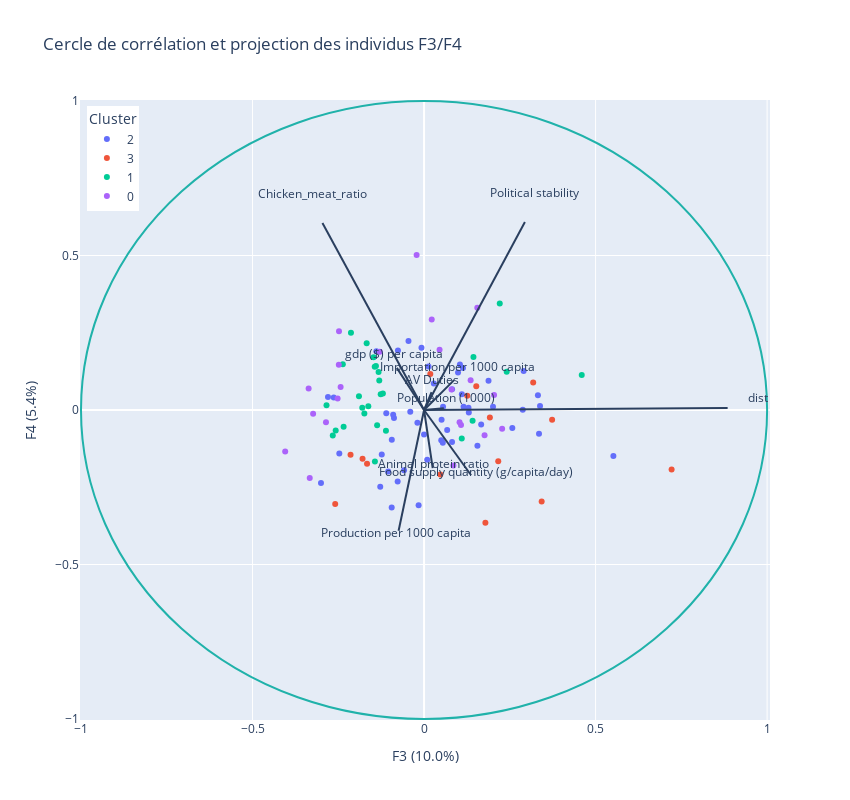

Write notebook code for a chart like this one.
### Code cell
features = df_scaled.columns
loadings2 = pca.components_.T

labels = {
    str(i): f"F{i+1} ({var:.1f}%)" for i, var in enumerate(pca.explained_variance_ratio_ * 100)
}

fig = px.scatter(
    df_pca,
    x=2,
    y=3,
    width=850,
    height=800,
    color=df["Cluster_Id"].astype(str),
    hover_name=df_scaled.index,
    title="Cercle de corrélation et projection des individus F3/F4",
    labels={"color": "Cluster", "2": labels["2"], "3": labels["3"]},
)

fig.add_shape(
    type="circle",
    x0=-1,
    y0=-1,
    x1=1,
    y1=1,
    line_color="LightSeaGreen",
)

for i, feature in enumerate(features):
    fig.add_shape(
        type="line", x0=0, y0=0, x1=loadings2[i, 2], y1=loadings2[i, 3],
        xref='x1',
)
    
    fig.add_annotation(
        x=loadings2[i, 2]*1.1,
        y=loadings2[i, 3]*1.1,
        ax=0,
        ay=0,
        xanchor="center",
        yanchor="bottom",
        text=feature,
    )

fig.update_layout(legend=dict(
    yanchor="top",
    y=0.99,
    xanchor="left",
    x=0.01
))
    
fig.show()

### Figure 1 — Plotly figure (JSON) as saved in the notebook; plotly's stock layout.template omitted (floating-point values rounded to 4 significant figures)
{"data": [{"hovertemplate": "<b>%{hovertext}</b><br><br>Cluster=2<br>F3 (10.0%)=%{x}<br>F4 (5.4%)=%{y}<extra></extra>", "hovertext": ["Afghanistan", "Algeria", "Angola", "Azerbaijan", "Bangladesh", "Benin", "Burkina Faso", "Burundi", "Cambodia", "Cameroon", "Chad", "China", "Congo", "Cuba", "Côte d'Ivoire", "Democratic Republic of the Congo", "Ethiopia", "Ghana", "Guinea", "Haiti", "India", "Kenya", "Kyrgyzstan", "Lao People's Democratic Republic", "Madagascar", "Malawi", "Mali", "Mozambique", "Nepal", "Niger", "Nigeria", "Pakistan", "Papua New Guinea", "Paraguay", "Rwanda", "Senegal", "Sierra Leone", "Sudan", "Syrian Arab Republic", "Tajikistan", "Togo", "Tunisia", "Turkmenistan", "Uganda", "United Republic of Tanzania", "Uzbekistan", "Viet Nam", "Yemen", "Zambia", "Zimbabwe"], "legendgroup": "2", "marker": {"color": "#636efa", "symbol": "circle"}, "mode": "markers", "name": "2", "orientation": "v", "showlegend": true, "type": "scatter", "x": [-0.09431, -0.2633, 0.1304, -0.1101, 0.08163, 0.02837, -0.09001, 0.009212, 0.3319, -0.08765, -0.05839, 0.2573, 0.1555, 0.338, -0.04019, -0.01591, 6.175e-06, 0.01305, -0.01938, 0.1665, -0.007535, 0.05017, 0.0816, 0.2903, 0.201, 0.09902, -0.1277, 0.1134, 0.1152, -0.09405, -0.1233, -0.1046, 0.5519, 0.3351, 0.1046, -0.07609, -0.04537, -0.07694, -0.3005, 0.05469, -0.1391, -0.28, 0.05112, 0.05539, 0.1295, 0.06738, 0.2878, -0.2471, 0.1879, 0.1102], "xaxis": "x", "y": [-0.3159, 0.04084, -0.00797, -0.01053, 0.06682, 0.08588, -0.01567, -0.1613, 0.04801, -0.02614, -0.1947, -0.05831, -0.1157, 0.01309, -0.005499, -0.3085, -0.07954, 0.1412, -0.0411, -0.04706, 0.2014, -0.09794, -0.1035, 0.1264, 0.01025, 0.1217, -0.2487, 0.1357, 0.01075, -0.09624, -0.1439, -0.1993, -0.1488, -0.07705, 0.1476, 0.1925, 0.2234, -0.2316, -0.2363, -0.106, 0.1898, 0.04179, -0.03122, 0.01045, 0.007304, -0.06444, 0.0009486, -0.1405, 0.09475, 0.05069], "yaxis": "y"}, {"hovertemplate": "<b>%{hovertext}</b><br><br>Cluster=3<br>F3 (10.0%)=%{x}<br>F4 (5.4%)=%{y}<extra></extra>", "hovertext": ["Argentina", "Australia", "Belarus", "Bolivia (Plurinational State of)", "Brazil", "Chile", "Dominican Republic", "Israel", "Malaysia", "Peru", "Poland", "Russian Federation", "South Africa", "Taiwan", "United States of America"], "legendgroup": "3", "marker": {"color": "#EF553B", "symbol": "circle"}, "mode": "markers", "name": "3", "orientation": "v", "showlegend": true, "type": "scatter", "x": [0.3428, 0.7216, -0.1662, 0.2162, 0.1788, 0.3733, 0.01816, -0.259, 0.1522, 0.1259, -0.2143, -0.1793, 0.1919, 0.3181, 0.04746], "xaxis": "x", "y": [-0.2961, -0.1927, -0.1741, -0.1657, -0.3648, -0.0312, 0.1165, -0.3038, 0.0772, 0.04604, -0.1448, -0.1577, -0.024, 0.08911, -0.2089], "yaxis": "y"}, {"hovertemplate": "<b>%{hovertext}</b><br><br>Cluster=1<br>F3 (10.0%)=%{x}<br>F4 (5.4%)=%{y}<extra></extra>", "hovertext": ["Austria", "Belgium", "Bulgaria", "Canada", "Czechia", "Denmark", "Finland", "France", "Germany", "Greece", "Hong Kong", "Hungary", "Italy", "Japan", "Kazakhstan", "Netherlands", "Norway", "Portugal", "Republic of Korea", "Romania", "Serbia", "Slovakia", "Spain", "Sweden", "Switzerland", "United Arab Emirates", "United Kingdom of Great Britain and Northern Ireland"], "legendgroup": "1", "marker": {"color": "#00cc96", "symbol": "circle"}, "mode": "markers", "name": "1", "orientation": "v", "showlegend": true, "type": "scatter", "x": [-0.1201, -0.2575, -0.1438, 0.1415, -0.1325, -0.1111, -0.1305, -0.2345, -0.1625, -0.2368, 0.4597, -0.174, -0.1898, 0.2207, 0.1099, -0.2661, -0.1471, -0.1264, 0.2409, -0.1801, -0.1368, -0.2131, -0.1433, -0.1403, -0.1673, 0.144, -0.2843], "xaxis": "x", "y": [0.0534, -0.06631, 0.1403, -0.03466, 0.1232, -0.06679, 0.09515, -0.05427, 0.01198, 0.148, 0.1131, -0.01142, 0.0448, 0.345, -0.09185, -0.08254, 0.1707, 0.05087, 0.1241, 0.007153, -0.04897, 0.2504, -0.1667, 0.1427, 0.2161, 0.1718, 0.01535], "yaxis": "y"}, {"hovertemplate": "<b>%{hovertext}</b><br><br>Cluster=0<br>F3 (10.0%)=%{x}<br>F4 (5.4%)=%{y}<extra></extra>", "hovertext": ["Colombia", "Ecuador", "Egypt", "El Salvador", "Guatemala", "Honduras", "Indonesia", "Iran (Islamic Republic of)", "Iraq", "Jordan", "Lebanon", "Libya", "Mexico", "Morocco", "Myanmar", "Nicaragua", "Philippines", "Saudi Arabia", "Sri Lanka", "Thailand", "Turkey", "Ukraine"], "legendgroup": "0", "marker": {"color": "#ab63fa", "symbol": "circle"}, "mode": "markers", "name": "0", "orientation": "v", "showlegend": true, "type": "scatter", "x": [0.1078, 0.2041, -0.2432, 0.02234, 0.1358, 0.04518, 0.1552, -0.252, -0.2859, -0.2479, -0.3365, -0.4048, 0.1764, -0.2485, 0.08545, 0.1035, 0.2276, -0.129, -0.02169, 0.07994, -0.3234, -0.3332], "xaxis": "x", "y": [-0.04849, 0.04835, 0.07425, 0.2929, 0.09598, 0.1949, 0.3308, 0.03744, -0.03945, 0.2546, 0.06975, -0.1347, -0.0815, 0.1465, -0.1796, -0.03972, -0.06079, 0.1887, 0.502, 0.06642, -0.01246, -0.2198], "yaxis": "y"}], "layout": {"annotations": [{"ax": 0, "ay": 0, "text": "dist", "x": 0.9734, "xanchor": "center", "y": 0.007292, "yanchor": "bottom"}, {"ax": 0, "ay": 0, "text": "Population (1000)", "x": 0.06347, "xanchor": "center", "y": 0.005883, "yanchor": "bottom"}, {"ax": 0, "ay": 0, "text": "gdp ($) per capita", "x": -0.08723, "xanchor": "center", "y": 0.1499, "yanchor": "bottom"}, {"ax": 0, "ay": 0, "text": "Food supply quantity (g/capita/day)", "x": 0.151, "xanchor": "center", "y": -0.2322, "yanchor": "bottom"}, {"ax": 0, "ay": 0, "text": "Chicken_meat_ratio", "x": -0.3258, "xanchor": "center", "y": 0.6655, "yanchor": "bottom"}, {"ax": 0, "ay": 0, "text": "Political stability", "x": 0.3234, "xanchor": "center", "y": 0.669, "yanchor": "bottom"}, {"ax": 0, "ay": 0, "text": "Animal protein ratio", "x": 0.0277, "xanchor": "center", "y": -0.2066, "yanchor": "bottom"}, {"ax": 0, "ay": 0, "text": "AV Duties", "x": 0.02413, "xanchor": "center", "y": 0.06371, "yanchor": "bottom"}, {"ax": 0, "ay": 0, "text": "Production per 1000 capita", "x": -0.08167, "xanchor": "center", "y": -0.4301, "yanchor": "bottom"}, {"ax": 0, "ay": 0, "text": "Importation per 1000 capita", "x": 0.09618, "xanchor": "center", "y": 0.1063, "yanchor": "bottom"}], "height": 800, "legend": {"title": {"text": "Cluster"}, "tracegroupgap": 0, "x": 0.01, "xanchor": "left", "y": 0.99, "yanchor": "top"}, "shapes": [{"line": {"color": "LightSeaGreen"}, "type": "circle", "x0": -1, "x1": 1, "y0": -1, "y1": 1}, {"type": "line", "x0": 0, "x1": 0.8849, "xref": "x", "y0": 0, "y1": 0.006629}, {"type": "line", "x0": 0, "x1": 0.0577, "xref": "x", "y0": 0, "y1": 0.005348}, {"type": "line", "x0": 0, "x1": -0.0793, "xref": "x", "y0": 0, "y1": 0.1363}, {"type": "line", "x0": 0, "x1": 0.1373, "xref": "x", "y0": 0, "y1": -0.2111}, {"type": "line", "x0": 0, "x1": -0.2962, "xref": "x", "y0": 0, "y1": 0.605}, {"type": "line", "x0": 0, "x1": 0.294, "xref": "x", "y0": 0, "y1": 0.6081}, {"type": "line", "x0": 0, "x1": 0.02518, "xref": "x", "y0": 0, "y1": -0.1879}, {"type": "line", "x0": 0, "x1": 0.02194, "xref": "x", "y0": 0, "y1": 0.05792}, {"type": "line", "x0": 0, "x1": -0.07424, "xref": "x", "y0": 0, "y1": -0.391}, {"type": "line", "x0": 0, "x1": 0.08744, "xref": "x", "y0": 0, "y1": 0.09665}], "title": {"text": "Cercle de corrélation et projection des individus F3/F4"}, "width": 850, "xaxis": {"anchor": "y", "autorange": true, "domain": [0, 1], "range": [-1.003, 1.011], "title": {"text": "F3 (10.0%)"}, "type": "linear"}, "yaxis": {"anchor": "x", "autorange": true, "domain": [0, 1], "range": [-1.003, 1.003], "title": {"text": "F4 (5.4%)"}, "type": "linear"}}}
